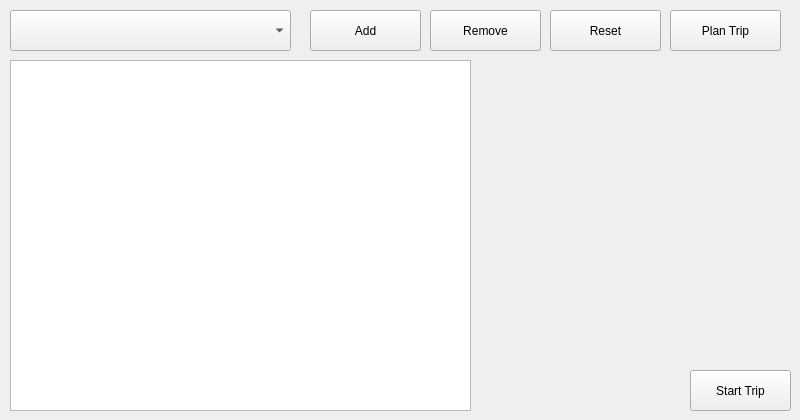
      <widget class="QWidget" name="ChooseOrder">
       <attribute name="title">
        <string>Ordered Trip</string>
       </attribute>
       <widget class="QTextBrowser" name="textBrowser_CTO">
        <property name="geometry">
         <rect>
          <x>10</x>
          <y>60</y>
          <width>461</width>
          <height>351</height>
         </rect>
        </property>
        <property name="font">
         <font>
          <pointsize>12</pointsize>
          <weight>75</weight>
          <bold>true</bold>
         </font>
        </property>
        <property name="autoFormatting">
         <set>QTextEdit::AutoNone</set>
        </property>
       </widget>
       <widget class="QComboBox" name="CTO_comboBox">
        <property name="geometry">
         <rect>
          <x>10</x>
          <y>10</y>
          <width>281</width>
          <height>41</height>
         </rect>
        </property>
       </widget>
       <widget class="QPushButton" name="addButton_CTO">
        <property name="geometry">
         <rect>
          <x>310</x>
          <y>10</y>
          <width>111</width>
          <height>41</height>
         </rect>
        </property>
        <property name="text">
         <string>Add</string>
        </property>
       </widget>
       <widget class="QPushButton" name="startButton_CTO">
        <property name="geometry">
         <rect>
          <x>690</x>
          <y>370</y>
          <width>101</width>
          <height>41</height>
         </rect>
        </property>
        <property name="text">
         <string>Start Trip</string>
        </property>
       </widget>
       <widget class="QPushButton" name="removeButton_CTO">
        <property name="geometry">
         <rect>
          <x>430</x>
          <y>10</y>
          <width>111</width>
          <height>41</height>
         </rect>
        </property>
        <property name="text">
         <string>Remove</string>
        </property>
       </widget>
       <widget class="QPushButton" name="resetButton_CTO">
        <property name="geometry">
         <rect>
          <x>550</x>
          <y>10</y>
          <width>111</width>
          <height>41</height>
         </rect>
        </property>
        <property name="text">
         <string>Reset</string>
        </property>
       </widget>
       <widget class="QPushButton" name="planTripButton_CTO">
        <property name="geometry">
         <rect>
          <x>670</x>
          <y>10</y>
          <width>111</width>
          <height>41</height>
         </rect>
        </property>
        <property name="text">
         <string>Plan Trip</string>
        </property>
       </widget>
      </widget>
